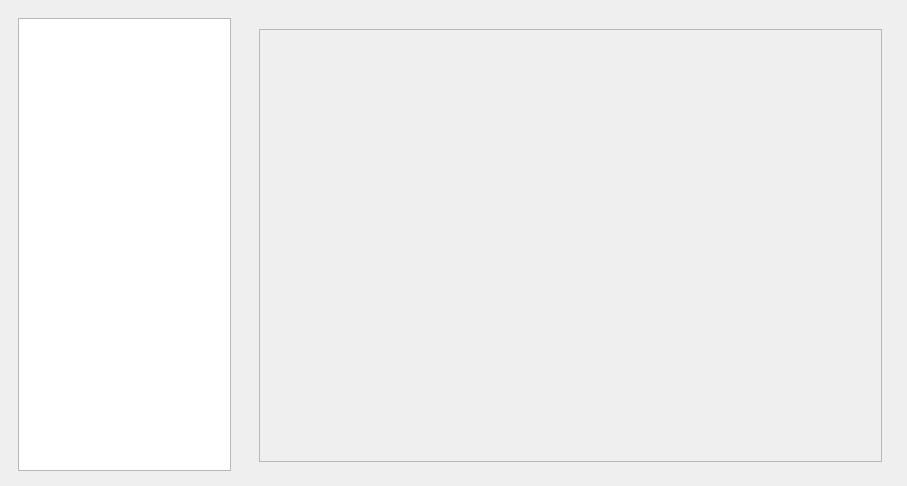
<?xml version="1.0" encoding="UTF-8"?>
<ui version="4.0">
 <class>humidChartForm</class>
 <widget class="QWidget" name="humidChartForm">
  <property name="geometry">
   <rect>
    <x>0</x>
    <y>0</y>
    <width>907</width>
    <height>486</height>
   </rect>
  </property>
  <property name="windowTitle">
   <string>Widget</string>
  </property>
  <widget class="QFrame" name="horizontalFrame1">
   <property name="geometry">
    <rect>
     <x>250</x>
     <y>20</y>
     <width>641</width>
     <height>451</height>
    </rect>
   </property>
   <layout class="QHBoxLayout" name="horizontalLayout">
    <item>
     <widget class="QFrame" name="frame">
      <property name="frameShape">
       <enum>QFrame::StyledPanel</enum>
      </property>
      <property name="frameShadow">
       <enum>QFrame::Raised</enum>
      </property>
     </widget>
    </item>
   </layout>
  </widget>
  <widget class="QFrame" name="horizontalFrame">
   <property name="geometry">
    <rect>
     <x>9</x>
     <y>9</y>
     <width>231</width>
     <height>471</height>
    </rect>
   </property>
   <layout class="QHBoxLayout" name="horizontalLayout_2">
    <item>
     <widget class="QTableView" name="tableView"/>
    </item>
   </layout>
  </widget>
 </widget>
 <resources/>
 <connections/>
</ui>
